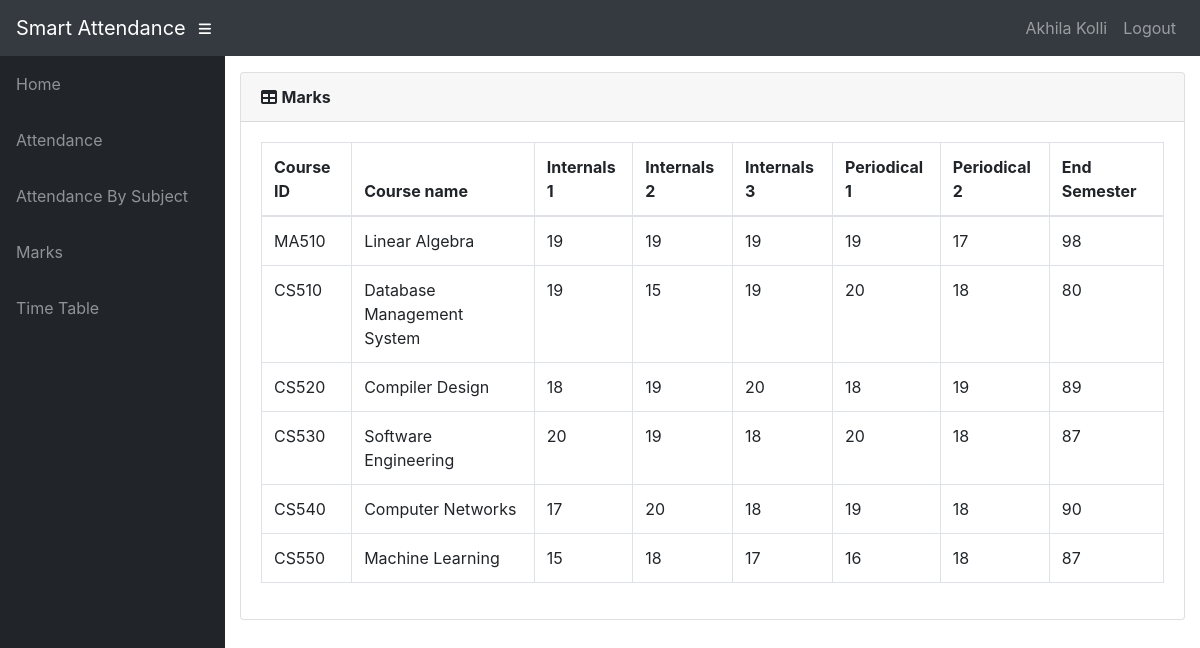
The page /info/student/CS5B01/marks_list/ (signed in) on the database its author committed.
### info/models.py (models this page shows, shortened)
class User(AbstractUser):
    @property
    def is_student(self):
        if hasattr(self, 'student'):
            return True
        return False

class Student(models.Model):
    user = models.OneToOneField(User, on_delete=models.CASCADE, null=True)
    class_id = models.ForeignKey(Class, on_delete=models.CASCADE, default=1)
    USN = models.CharField(primary_key='True', max_length=100)
    name = models.CharField(max_length=200)
    sex = models.CharField(max_length=50, choices=sex_choice, default='Male')
    DOB = models.DateField(default='1998-01-01')

class StudentCourse(models.Model):
    student = models.ForeignKey(Student, on_delete=models.CASCADE)
    course = models.ForeignKey(Course, on_delete=models.CASCADE)
    class Meta:
        unique_together = (('student', 'course'),)
        verbose_name_plural = 'Marks'

class Course(models.Model):
    dept = models.ForeignKey(Dept, on_delete=models.CASCADE)
    id = models.CharField(primary_key='True', max_length=50)
    name = models.CharField(max_length=50)
    shortname = models.CharField(max_length=50, default='X')

class Marks(models.Model):
    studentcourse = models.ForeignKey(StudentCourse, on_delete=models.CASCADE)
    name = models.CharField(max_length=50, choices=test_name, default='Internal test 1')
    marks1 = models.IntegerField(default=0, validators=[MinValueValidator(0), MaxValueValidator(100)])
    class Meta:
        unique_together = (('studentcourse', 'name'),)

### info/views.py (the view)
# urls.py: path('student/<slug:stud_id>/marks_list/', views.marks_list, name='marks_list'),
@login_required()
def marks_list(request, stud_id):
    stud = Student.objects.get(USN=stud_id, )
    ass_list = Assign.objects.filter(class_id_id=stud.class_id)
    sc_list = []
    for ass in ass_list:
        try:
            sc = StudentCourse.objects.get(student=stud, course=ass.course)
        except StudentCourse.DoesNotExist:
            sc = StudentCourse(student=stud, course=ass.course)
            sc.save()
            sc.marks_set.create(type='I', name='Internal test 1')
            sc.marks_set.create(type='I', name='Internal test 2')
            sc.marks_set.create(type='I', name='Internal test 3')
            sc.marks_set.create(type='E', name='Event 1')
            sc.marks_set.create(type='E', name='Event 2')
            sc.marks_set.create(type='S', name='Semester End Exam')
        sc_list.append(sc)
    return render(request, 'info/marks_list.html', {'sc_list': sc_list})

### info/templates/info/marks_list.html
{% extends 'info/base.html' %}
    {% load static %}
    {% block content %}
                  <div class="card mb-3">
            <div class="card-header">
              <i class="fas fa-table"></i>
            <b>Marks</b></div>
            <div class="card-body">
              <div class="table-responsive">
                <table class="table table-bordered" id="dataTable" width="100%" cellspacing="0">
                  <thead>
                    <tr>
                        <th>Course ID</th>
                        <th>Course name</th>
                        <th>Internals 1</th>
                        <th>Internals 2</th>
                        <th>Internals 3</th>
                        <th>Periodical 1</th>
                        <th>Periodical 2</th>
                        <th>End Semester</th>
                    </tr>
                  </thead>
                  <tbody>
                    {% for sc in sc_list %}
                    <tr>
                        <td>{{ sc.course_id }}</td>
                        <td>{{sc.course.name}}</td>
                        {% for m in sc.marks_set.all %}
                            <td>{{ m.marks1 }}</td>
                        {% endfor %}
                    </tr>
                    {% empty %}
                            <p>student has no courses</p>
                    {% endfor %}
                  </tbody>
                </table>
              </div>
            </div>
          </div>
    {% endblock %}

### info/templates/info/base.html (shortened to what this page needs)
<!DOCTYPE html>
<html lang="en">
  <head>
      {% load static %}
    <link href="{% static '/info/bootstrap/vendor/bootstrap/css/bootstrap.min.css' %}" rel="stylesheet">
    <link href="{% static '/info/bootstrap/vendor/fontawesome-free/css/all.min.css' %}" rel="stylesheet" type="text/css">
    <link href="{% static '/info/bootstrap/vendor/datatables/dataTables.bootstrap4.css' %}" rel="stylesheet">
    <link href="{% static '/info/bootstrap/css/sb-admin.css' %}" rel="stylesheet">
  </head>
    <nav class="navbar navbar-expand navbar-dark bg-dark static-top">
      <a class="navbar-brand mr-1" href="{% url 'index' %}">Smart Attendance</a>
      <button class="btn btn-link btn-sm text-white order-1 order-sm-0" id="sidebarToggle" href="#">
        <i class="fas fa-bars"></i>
      </button>
        <div class="collapse navbar-collapse" id="navbarResponsive">
          <ul class="navbar-nav ml-auto">
            <li class="nav-item">
                {% if request.user.is_student %}
                    <a class="nav-link text-capitalize">{{ request.user.student.name }}</a>
                {% elif request.user.is_teacher %}
                    <a class="nav-link text-capitalize">{{ request.user.teacher.name }}</a>
                {% endif %}
            </li>
            <li class="nav-item">
                <a class="nav-link" href="#" data-toggle="modal" data-target="#logoutModal">Logout</a>
            </li>
          </ul>
        </div>
    </nav>
    <div id="wrapper">
      <ul class="sidebar navbar-nav">
            <li class="nav-item">
              <a class="nav-link" href="{% url 'index' %}">
                <span>Home</span>
              </a>
            </li>
        {% if request.user.is_student %}
            <li class="nav-item">
              <a class="nav-link" href="{% url 'attendance' request.user.student.USN %}">
                <span>Attendance</span>
              </a>
            </li>
            <li class="nav-item">
              <a class="nav-link" href="{% url 'attendance' request.user.student.USN %}">
                <span>Attendance By Subject</span>
              </a>
            </li>
            <li class="nav-item">
              <a class="nav-link" href="{% url 'marks_list' request.user.student.USN %}">
                <span>Marks</span>
              </a>
            </li>
              <li class="nav-item">
              <a class="nav-link" href="{% url 'timetable' request.user.student.class_id_id %}">
                <span>Time Table</span>
              </a>
            </li>
        {% endif %}
      </ul>
      <div id="content-wrapper">
        <div class="container-fluid">
            {% block content %}
            {% endblock %}
        </div>
      </div>
    </div>
  </body>
</html>

### rows shown on the page
User: user.student.name "Akhila Kolli"
StudentCourse: course_id "MA510", course.name "Linear Algebra"
Marks: marks1 "19"
Marks: marks1 "19"
Marks: marks1 "19"
Marks: marks1 "19"
Marks: marks1 "17"
Marks: marks1 "98"
StudentCourse: course_id "CS510", course.name "Database Management System"
Marks: marks1 "19"
Marks: marks1 "15"
Marks: marks1 "19"
Marks: marks1 "20"
Marks: marks1 "18"
Marks: marks1 "80"
StudentCourse: course_id "CS520", course.name "Compiler Design"
Marks: marks1 "18"
Marks: marks1 "19"
Marks: marks1 "20"
Marks: marks1 "18"
Marks: marks1 "19"
Marks: marks1 "89"
StudentCourse: course_id "CS530", course.name "Software Engineering"
Marks: marks1 "20"
Marks: marks1 "19"
Marks: marks1 "18"
Marks: marks1 "20"
Marks: marks1 "18"
Marks: marks1 "87"
StudentCourse: course_id "CS540", course.name "Computer Networks"
Marks: marks1 "17"
Marks: marks1 "20"
Marks: marks1 "18"
Marks: marks1 "19"
Marks: marks1 "18"
Marks: marks1 "90"
StudentCourse: course_id "CS550", course.name "Machine Learning"
Marks: marks1 "15"
Marks: marks1 "18"
Marks: marks1 "17"
Marks: marks1 "16"
Marks: marks1 "18"
Marks: marks1 "87"
